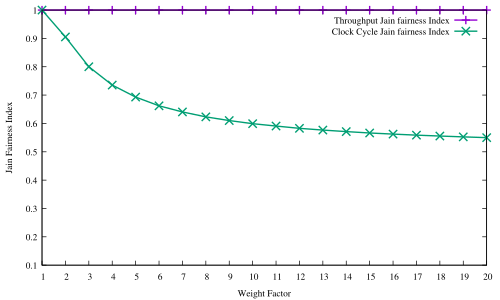

Here is the gnuplot script that generated this plot:
#! xgp flow_pps.dat
# Created the Fri Dec  8 02:30:12 CET 2017 with:
#   ____________________________
#  /                            \
# /        xgp        __________/
# \__________________/.:nonsns:.
#
 
#-------------------------------------
# SHAPES:
# (c)ircle  (t)riangle (i)nv.tri.
#           (d)iamond  (s)quare
# FILLING:
# (f)illed  (o)paque  (e)mpty (default)
#-------------------------------------
   s=4  ; es=s  ; fs=s+1 ; os=s+66
   c=6  ; ec=c  ; fc=c+1 ; oc=os+1
   t=8  ; et=t  ; ft=t+1 ; ot=oc+1
   i=10 ; ei=i  ; fi=i+1 ; oi=ot+1
   d=12 ; ed=d  ; fd=d+1 ; od=oi+1
   p=14 ; ep=p  ; fp=p+1 ; op=od+1
#-------------------------------------
#  e.g.:  
#  empty circles vs filled squares
#  plot "file" u 1:3 w p pt ec, 
#           "" u 1:4 w lp pt fs
#-------------------------------------

#Happy gnuplotting


set out "jain_fairness_class_nofairdrop.pdf"
set term pdf font "Times,10"
#set pointsize 1.25

set key top righ
#set ylabel "Per flow rate [pps]"
set xlabel "Weight Factor"
set xtics 1
set yrange [0.1:1]
set ylabel "Jain Fairness Index"

plot \
'NOFAIRDROP_CPU_RESULTS/jain_nofdthf_class.dat' u ($0+1):6 title "Throughput Jain fairness Index" lw 2 w lp,\
'NOFAIRDROP_CPU_RESULTS/jain_nofdthf_class.dat' u ($0+1):10 title "Clock Cycle Jain fairness Index" lw 2 w lp
#'jain_fairness_class_fairdrop.dat' u ($0+1):6 lw 2 w lp
#'flow_pps.dat'  u ($0+1-0.25):(f($1)/1000000)           t 'Per Flow Throughput'  axes x1y1 with boxes
